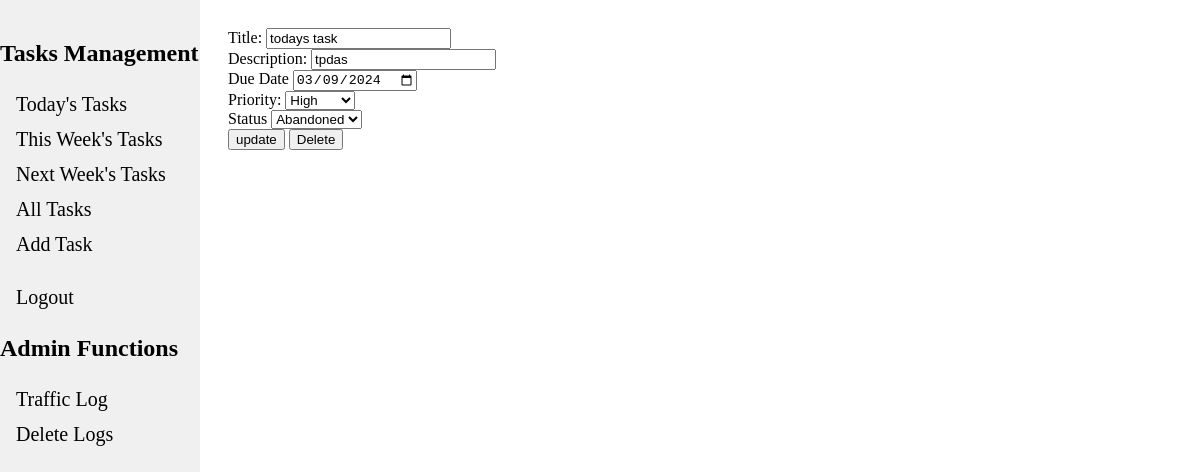
The app's page /edit_task/4 (signed in) with its own data.
### tables this page shows
CREATE TABLE tasks (
    id INTEGER PRIMARY KEY AUTOINCREMENT,
    user_id INTEGER KEY,
    title TEXT NOT NULL,
    description TEXT,
    due_date DATE,
    priority TEXT DEFAULT 'High',
    status TEXT DEFAULT 'New'
);

### app.py (the view, shortened to what this page needs)
@app.route("/edit_task/<int:task_id>", methods=["GET", "POST"])
@login_required
def edit_task(task_id):
    task = g.db.execute("SELECT * FROM tasks WHERE id = ?", (task_id,)).fetchone()
    form = edit_task_form()
    if request.method == "GET":
        form.title.data = task["title"]
        form.description.data = task["description"]
        form.due_date.data = task["due_date"]
        form.priority.data = task["priority"]
        form.status.data = task["status"]
    if request.method == "POST" and "delete" in request.form:  # Check if the delete button is pressed
        g.db.execute("DELETE FROM tasks WHERE id = ?", (task_id,))
        g.db.commit()
        return redirect(url_for("list_tasks"))
    return render_template("edit_task_form.html", form=form)

### forms.py
class edit_task_form(FlaskForm):
    title = StringField("Title: ", validators=[InputRequired()])
    description = StringField("Description:", validators=[InputRequired()])
    due_date = DateField()
    priority = SelectField("Priority:", choices=[('high', 'High'), ('medium', 'Medium'), ('low', 'Low')], validators=[InputRequired()])
    status = SelectField("Status", choices=[('New', 'New'), ('In Progress', 'In Progress'), ('Done', 'Done'), ('Abandoned', 'Abandoned')], validators=[InputRequired()])
    submit = SubmitField("update")
    delete = SubmitField("Delete")

### app.py (called while the page is built)
@app.before_request
def load_logged_in_user():
    g.user = session.get("user_id", None)
    session_email = session.get("email", None)
    print(session_email)
    db = get_db()
    client_ip = request.remote_addr
    endpoint = request.endpoint
    time = datetime.now()
    g.db.execute("""INSERT INTO traffic_logs (time,ip_addr,user_email,endpoint) VALUES (?,?,?,?)""",
            (time,client_ip, session_email, endpoint))
    g.db.commit()

def login_required(view):
    @wraps(view)
    def wrapped_view(*args, **kwargs):
        if g.user is None:
            return redirect(url_for("login", next=request.url))
        return view(*args,**kwargs)
    return wrapped_view

### database.py (called while the page is built)
def get_db():
    if "db" not in g:
        g.db = sqlite3.connect(DATABASE, detect_types=sqlite3.PARSE_DECLTYPES)
        g.db.row_factory = sqlite3.Row
        return g.db

### templates/edit_task_form.html (shortened to what this page needs)
{%extends "base.html"%}
{%block content %}
<form action="" method="POST" novalidate>
    {{form.title.label}}
    {{form.title()}}
    <br>
    {{form.description.label}}
    {{form.description()}}
    <br>
    {{form.due_date.label}}
    {{form.due_date()}}
    <br>
    {{form.priority.label}}
    {{form.priority()}}
    <br>
    {{form.status.label}}
    {{form.status()}}
    <br>
    {{form.submit()}}
    {{form.delete()}}
    <br>
</form>
{%endblock%}

### records on screen
tasks: title "todays task", description "tpdas", due_date "03/09/2024", priority "High", status "Abandoned"
